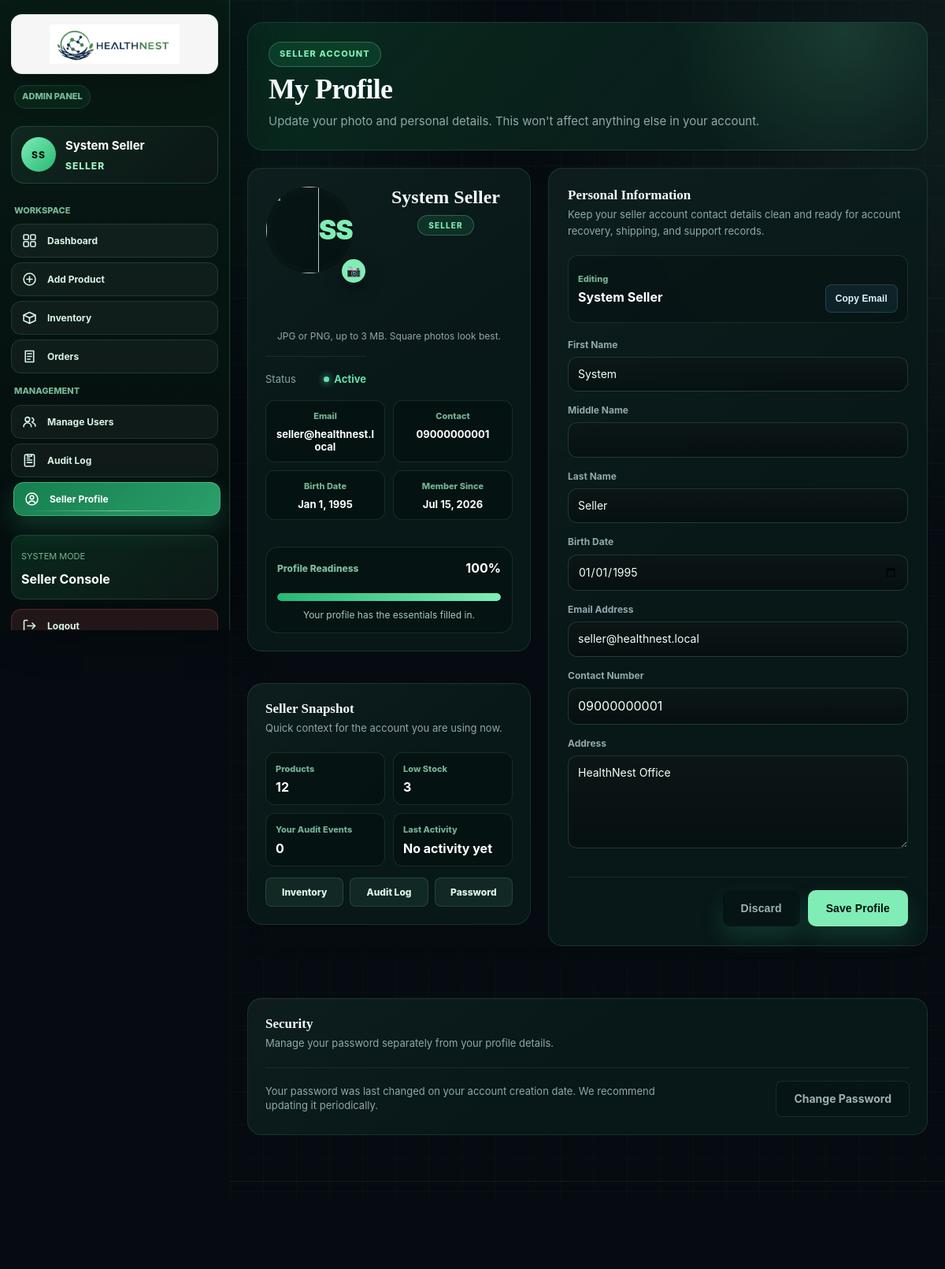
The app's page /profile.php (signed in) with its own data.
### tables this page shows
CREATE TABLE `tblaccount` (
  `id` int(11) NOT NULL,
  `firstname` varchar(50) DEFAULT NULL,
  `middlename` varchar(50) DEFAULT NULL,
  `lastname` varchar(50) DEFAULT NULL,
  `email` varchar(100) DEFAULT NULL,
  `password` varchar(255) DEFAULT NULL,
  `address` varchar(200) DEFAULT NULL,
  `contact` varchar(20) DEFAULT NULL,
  `birthdate` date DEFAULT NULL,
  `level` varchar(20) DEFAULT NULL,
  `status` varchar(20) DEFAULT NULL,
  `image` varchar(100) DEFAULT NULL,
  `created_at` date DEFAULT NULL
);

### profile.php (the view, shortened to what the rows shown need)
<?php
require_once __DIR__ . "/init.php";
$user = currentUser($conn);
$values = [
    "firstname" => $user["firstname"] ?? "",
    "middlename" => $user["middlename"] ?? "",
    "lastname" => $user["lastname"] ?? "",
    "email" => $user["email"] ?? "",
    "contact" => $user["contact"] ?? "",
    "address" => $user["address"] ?? "",
    "birthdate" => $user["birthdate"] ?? "",
];
$isSellerProfile = isAdmin();
$roleLabel = accountLevelLabel($user["level"]);
$fullName = accountFullName($user);
$statusLabel = ucfirst(strtolower($user["status"] ?? "active"));
$statusClass = preg_replace('/[^a-z0-9_-]/', '', strtolower($user["status"] ?? "active"));
$nameParts = array_values(array_filter(preg_split('/\s+/', trim($fullName))));
$profileInitials = "U";
$birthDateText = $values["birthdate"] !== "" ? date("M j, Y", strtotime($values["birthdate"])) : "Not set";
$memberSinceText = !empty($user["created_at"]) ? date("M j, Y", strtotime($user["created_at"])) : "Not recorded";
$contactText = $values["contact"] !== "" ? $values["contact"] : "No contact";
if ($nameParts) {
    $profileInitials = mb_strtoupper(mb_substr($nameParts[0], 0, 1));
    if (count($nameParts) > 1) {
        $profileInitials .= mb_strtoupper(mb_substr($nameParts[count($nameParts) - 1], 0, 1));
    }
}
$profileImageUrl = "";
require __DIR__ . "/header.php";
?>
<main class="profile-page">
    <header class="profile-page-header">
        <span class="profile-account-label"><?php echo e($roleLabel); ?> Account</span>
        <h1>My Profile</h1>
        <p>Update your photo and personal details. This won't affect anything else in your account.</p>
    </header>
    <form id="profileForm" class="profile-form" method="post" action="profile.php" enctype="multipart/form-data">
        <div class="seller-profile-sidebar">
            <section class="profile-card profile-overview-card" aria-labelledby="profile-overview-title">
                <div class="profile-avatar-wrap">
                    <span id="profileAvatar" class="profile-avatar" aria-hidden="true">
                        <?php if ($profileImageUrl !== ""): ?>
                            <img id="profileAvatarImage" src="<?php echo e($profileImageUrl); ?>" alt="">
                            <span id="profileAvatarInitials" hidden><?php echo e($profileInitials); ?></span>
                        <?php else: ?>
                            <img id="profileAvatarImage" src="" alt="" hidden>
                            <span id="profileAvatarInitials"><?php echo e($profileInitials); ?></span>
                        <?php endif; ?>
                    </span>
                </div>
                <div class="profile-identity">
                    <h2><?php echo e($fullName); ?></h2>
                    <span class="profile-role-badge"><?php echo e($roleLabel); ?></span>
                </div>
                <div class="profile-status-row">
                    <span>Status</span>
                    <strong class="profile-status <?php echo e($statusClass); ?>"><?php echo e($statusLabel); ?></strong>
                </div>
                <?php if ($isSellerProfile): ?>
                    <div class="seller-profile-facts">
                        <div>
                            <span>Email</span>
                            <strong><?php echo e($values["email"]); ?></strong>
                        </div>
                        <div>
                            <span>Contact</span>
                            <strong><?php echo e($contactText); ?></strong>
                        </div>
                        <div>
                            <span>Birth Date</span>
                            <strong><?php echo e($birthDateText); ?></strong>
                        </div>
                        <div>
                            <span>Member Since</span>
                            <strong><?php echo e($memberSinceText); ?></strong>
                        </div>
                    </div>
                <?php endif; ?>
            </section>
            <?php if ($isSellerProfile): ?>
                <section class="profile-card seller-workspace-card" aria-labelledby="seller-workspace-title">
                    <div class="profile-card-heading">
                        <h2 id="seller-workspace-title">Seller Snapshot</h2>
                    </div>
                </section>
            <?php endif; ?>
        </div>
        <section class="profile-card profile-information-card" aria-labelledby="personal-information-title">
            <div class="profile-card-heading">
                <h2 id="personal-information-title">Personal Information</h2>
            </div>
            <div class="profile-fields">
                <div class="profile-field">
                    <label for="firstname">First Name</label>
                    <input id="firstname" type="text" name="firstname" value="<?php echo e($values["firstname"]); ?>" autocomplete="given-name" required>
                </div>
                <div class="profile-field">
                    <label for="lastname">Last Name</label>
                    <input id="lastname" type="text" name="lastname" value="<?php echo e($values["lastname"]); ?>" autocomplete="family-name" required>
                </div>
                <div class="profile-field">
                    <label for="birthdate">Birth Date</label>
                    <input id="birthdate" type="date" name="birthdate" value="<?php echo e($values["birthdate"]); ?>" max="<?php echo date("Y-m-d", strtotime("-18 years")); ?>" autocomplete="bday" required>
                </div>
                <div class="profile-field">
                    <label for="email">Email Address</label>
                    <input id="email" type="email" name="email" value="<?php echo e($values["email"]); ?>" autocomplete="email" required>
                </div>
                <div class="profile-field">
                    <label for="contact">Contact Number</label>
                    <input id="contact" type="tel" name="contact" value="<?php echo e($values["contact"]); ?>" autocomplete="tel" required>
                </div>
                <div class="profile-field profile-field-wide">
                    <label for="address">Address</label>
                    <textarea id="address" name="address" autocomplete="street-address" required><?php echo e($values["address"]); ?></textarea>
                </div>
            </div>
        </section>
    </form>
    <section class="profile-card profile-security-card" aria-labelledby="profile-security-title">
        <div class="profile-card-heading">
            <h2 id="profile-security-title">Security</h2>
        </div>
    </section>
</main>
<?php require __DIR__ . "/footer.php"; ?>

### header.php (shortened to what the rows shown need)
<?php
require_once __DIR__ . "/init.php";
$user = isLoggedIn() ? currentUser($conn) : null;
$currentPage = basename($_SERVER["PHP_SELF"]);
$bodyClass = "page-" . str_replace(".php", "", $currentPage);
if ($user) {
    $bodyClass .= isAdmin() ? " seller-page has-sidebar" : " buyer-page";
}
$useSellerShell = $user && isAdmin();
$sidebarInitials = "S";
if ($useSellerShell) {
    $nameParts = preg_split('/\s+/', trim(accountFullName($user)));
    $nameParts = array_values(array_filter($nameParts));
    if (!empty($nameParts)) {
        $sidebarInitials = mb_strtoupper(mb_substr($nameParts[0], 0, 1));
        if (count($nameParts) > 1) {
            $sidebarInitials .= mb_strtoupper(mb_substr($nameParts[count($nameParts) - 1], 0, 1));
        }
    }
}
?>
<!DOCTYPE html>
<html lang="en">
<head>
    <link rel="stylesheet" href="asset/style.css?v=<?php echo filemtime(__DIR__ . "/asset/style.css"); ?>">
</head>
<body class="<?php echo e($bodyClass); ?>">
    <?php if ($useSellerShell): ?>
        <div class="app-shell">
            <aside class="sidebar">
                <div class="sidebar-top">
                    <a class="sidebar-brand" href="seller_dashboard.php">
                        <img src="asset/healthnest-logo.png" alt="HealthNest logo">
                    </a>
                    <span class="sidebar-kicker">Admin Panel</span>
                </div>
                <div class="sidebar-user">
                    <span class="sidebar-avatar"><?php echo e($sidebarInitials); ?></span>
                    <div class="sidebar-user-meta">
                        <strong><?php echo e(accountFullName($user)); ?></strong>
                        <span><?php echo e(accountLevelLabel($user["level"])); ?></span>
                    </div>
                </div>
                <nav class="sidebar-nav">
                    <span class="sidebar-section-label">Workspace</span>
                    <a class="<?php echo $currentPage === "seller_dashboard.php" ? "active" : ""; ?>" href="seller_dashboard.php">
                        <span class="nav-icon"></span>
                        <span class="nav-label">Dashboard</span>
                    </a>
                    <a class="<?php echo $currentPage === "addproduct.php" ? "active" : ""; ?>" href="addproduct.php">
                        <span class="nav-icon"><svg viewBox="0 0 24 24" fill="none" stroke="currentColor" stroke-width="1.8" stroke-linecap="round" stroke-linejoin="round"><circle cx="12" cy="12" r="8.5"></circle><path d="M12 8v8M8 12h8"></path></svg></span>
                        <span class="nav-label">Add Product</span>
                    </a>
                    <a class="<?php echo $currentPage === "inventory.php" ? "active" : ""; ?>" href="inventory.php">
                        <span class="nav-icon"><svg viewBox="0 0 24 24" fill="none" stroke="currentColor" stroke-width="1.8" stroke-linecap="round" stroke-linejoin="round"><path d="M3.5 8 12 4l8.5 4-8.5 4-8.5-4Z"></path><path d="M3.5 8v8L12 20l8.5-4V8"></path><path d="M12 12v8"></path></svg></span>
                        <span class="nav-label">Inventory</span>
                    </a>
                    <a class="<?php echo $currentPage === "seller_orders.php" ? "active" : ""; ?>" href="seller_orders.php">
                        <span class="nav-icon"><svg viewBox="0 0 24 24" fill="none" stroke="currentColor" stroke-width="1.8" stroke-linecap="round" stroke-linejoin="round"><path d="M6 4h12v16H6z"></path><path d="M9 8h6M9 12h6M9 16h4"></path></svg></span>
                        <span class="nav-label">Orders</span>
                    </a>
                    <span class="sidebar-section-label">Management</span>
                    <a class="<?php echo $currentPage === "manageusers.php" ? "active" : ""; ?>" href="manageusers.php">
                        <span class="nav-icon"></span>
                        <span class="nav-label">Manage Users</span>
                    </a>
                    <a class="<?php echo $currentPage === "auditlog.php" ? "active" : ""; ?>" href="auditlog.php">
                        <span class="nav-icon"><svg viewBox="0 0 24 24" fill="none" stroke="currentColor" stroke-width="1.8" stroke-linecap="round" stroke-linejoin="round"><rect x="5" y="3.5" width="14" height="17" rx="2"></rect><path d="M9 3.5v2.5h6V3.5"></path><path d="M8.5 11.5h7M8.5 15h7M8.5 8.5h3.5"></path></svg></span>
                        <span class="nav-label">Audit Log</span>
                    </a>
                    <a class="<?php echo $currentPage === "profile.php" ? "active" : ""; ?>" href="profile.php">
                        <span class="nav-icon"><svg viewBox="0 0 24 24" fill="none" stroke="currentColor" stroke-width="1.8" stroke-linecap="round" stroke-linejoin="round"><circle cx="12" cy="12" r="8.5"></circle><circle cx="12" cy="9.8" r="2.6"></circle><path d="M6.8 18.2c.9-2.1 2.9-3.4 5.2-3.4s4.3 1.3 5.2 3.4"></path></svg></span>
                        <span class="nav-label">Seller Profile</span>
                    </a>
                </nav>
                <div class="sidebar-footer">
                    <div class="sidebar-status-card">
                        <span>System Mode</span>
                        <strong>Seller Console</strong>
                    </div>
                    <a class="sidebar-logout" href="logout.php">
                        <span class="nav-icon"><svg viewBox="0 0 24 24" fill="none" stroke="currentColor" stroke-width="1.8" stroke-linecap="round" stroke-linejoin="round"><path d="M9 20H5.5A1.5 1.5 0 0 1 4 18.5v-13A1.5 1.5 0 0 1 5.5 4H9"></path><path d="M16 16l4-4-4-4"></path><path d="M20 12H9"></path></svg></span>
                        <span class="nav-label">Logout</span>
                    </a>
                </div>
            </aside>
            <div class="app-content">
    <?php endif; ?>

### records on screen
tblaccount: sidebarInitials "SS", level "SELLER", profileInitials "SS", status "Active", email "seller@healthnest.local", contact "09000000001", birthdate "Jan 1, 1995", created_at "Jul 15, 2026", firstname "System", lastname "Seller", birthdate "01/01/1995", address "HealthNest Office"

### other values on screen
accountFullName($user) "System Seller"
$fullName "System Seller"
$sellerStats["products"] "12"
$sellerStats["low_stock"] "3"
$sellerStats["audit_events"] "0"
$sellerStats["last_event"] "No activity yet"
